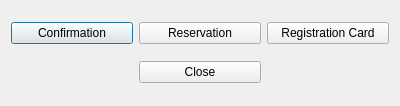
<?xml version="1.0" encoding="UTF-8"?>
<ui version="4.0">
 <class>DlgPrintReservation</class>
 <widget class="QDialog" name="DlgPrintReservation">
  <property name="geometry">
   <rect>
    <x>0</x>
    <y>0</y>
    <width>400</width>
    <height>106</height>
   </rect>
  </property>
  <property name="windowTitle">
   <string>Print reservation</string>
  </property>
  <layout class="QGridLayout" name="gridLayout">
   <item row="0" column="0">
    <widget class="QPushButton" name="btnPrintConfirmation">
     <property name="text">
      <string>Confirmation</string>
     </property>
    </widget>
   </item>
   <item row="1" column="1">
    <widget class="QPushButton" name="btnClose">
     <property name="text">
      <string>Close</string>
     </property>
    </widget>
   </item>
   <item row="0" column="1">
    <widget class="QPushButton" name="btnPrintReservation">
     <property name="text">
      <string>Reservation</string>
     </property>
    </widget>
   </item>
   <item row="0" column="2">
    <widget class="QPushButton" name="btnPrintRegistrationCard">
     <property name="text">
      <string>Registration Card</string>
     </property>
    </widget>
   </item>
  </layout>
 </widget>
 <resources/>
 <connections/>
</ui>
